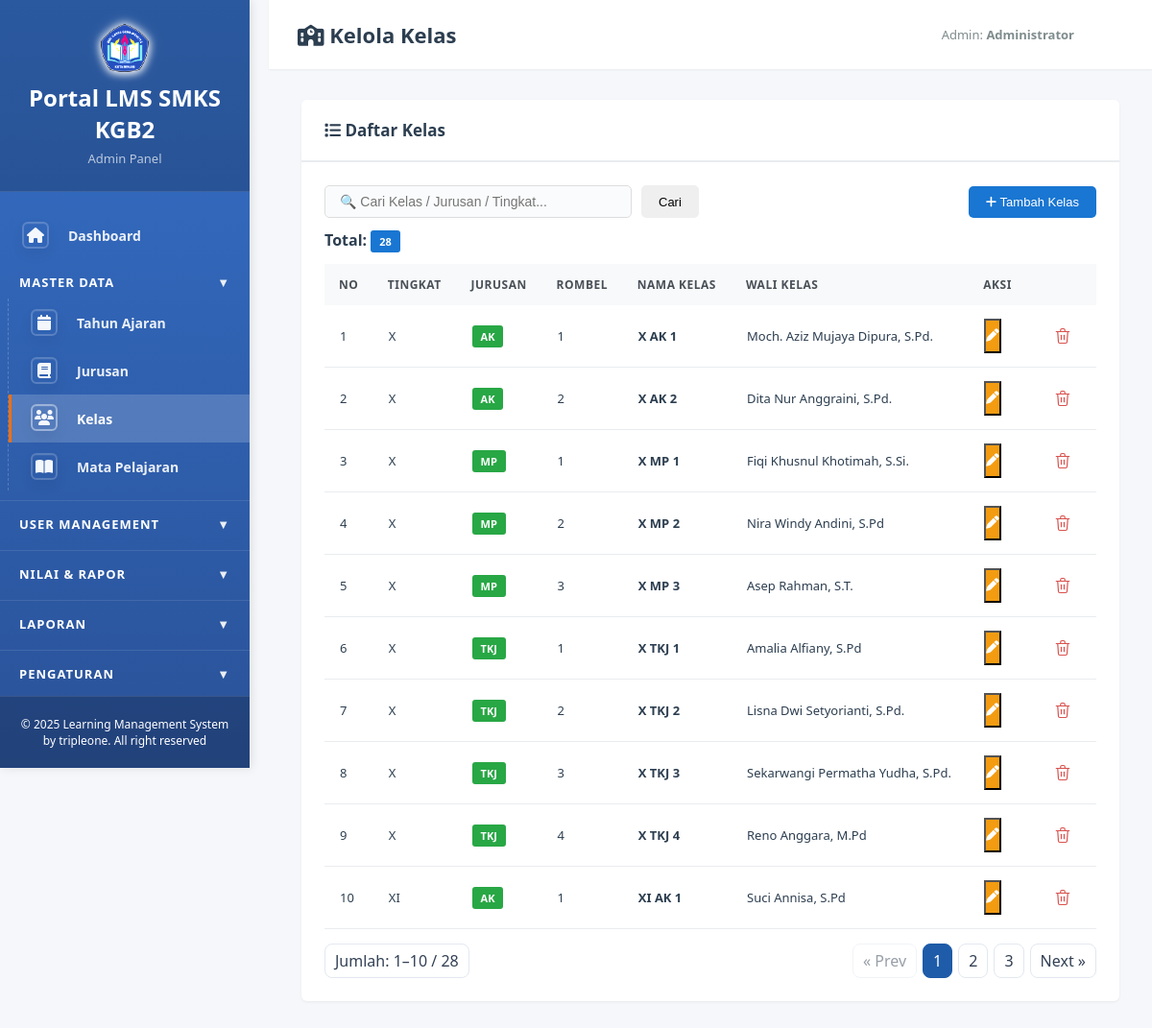
/admin/kelola_kelas.php (signed in), run on the app's committed database.
### tables this page shows
CREATE TABLE `kelas` (
  `id` int(11) NOT NULL,
  `tingkat` enum('X','XI','XII') NOT NULL,
  `jurusan_id` int(11) NOT NULL,
  `rombel` int(2) NOT NULL,
  `nama_kelas` varchar(50) NOT NULL,
  `wali_kelas_id` int(11) DEFAULT NULL,
  `created_at` timestamp NOT NULL DEFAULT current_timestamp(),
  `updated_at` timestamp NOT NULL DEFAULT current_timestamp() ON UPDATE current_timestamp()
);

CREATE TABLE `jurusan` (
  `id` int(11) NOT NULL,
  `kode_jurusan` varchar(10) NOT NULL,
  `nama_jurusan` varchar(100) NOT NULL,
  `singkatan` varchar(10) NOT NULL,
  `deskripsi` text DEFAULT NULL,
  `created_at` timestamp NOT NULL DEFAULT current_timestamp(),
  `updated_at` timestamp NOT NULL DEFAULT current_timestamp() ON UPDATE current_timestamp()
);

CREATE TABLE `users` (
  `id` int(11) NOT NULL,
  `username` varchar(50) NOT NULL,
  `password` varchar(255) NOT NULL,
  `nama_lengkap` varchar(100) NOT NULL,
  `email` varchar(100) DEFAULT NULL,
  `no_whatsapp` varchar(20) DEFAULT NULL,
  `role` enum('admin','guru','siswa') NOT NULL,
  `kode_guru` varchar(20) DEFAULT NULL,
  `nuptk` varchar(20) DEFAULT NULL,
  `nisn` varchar(20) DEFAULT NULL,
  `kelas_id` int(11) DEFAULT NULL,
  `foto` varchar(255) DEFAULT NULL,
  `is_active` tinyint(1) NOT NULL DEFAULT 1,
  `created_at` timestamp NOT NULL DEFAULT current_timestamp(),
  `updated_at` timestamp NOT NULL DEFAULT current_timestamp() ON UPDATE current_timestamp()
);

### admin/kelola_kelas.php (the view, shortened to what this page needs)
<?php
require_once __DIR__ . '/../config/database.php';
$limit=10; $page = isset($_GET['page'])? max(1,(int)$_GET['page']) : 1; $offset = ($page-1)*$limit;
$search = isset($_GET['search'])? mysqli_real_escape_string($conn, trim($_GET['search'])) : '';
$where = "";
$q = "SELECT k.*, j.singkatan, u.nama_lengkap AS wali_nama FROM kelas k
      LEFT JOIN jurusan j ON k.jurusan_id=j.id
      LEFT JOIN users u ON k.wali_kelas_id=u.id
      $where
      ORDER BY k.tingkat, j.singkatan, k.rombel
      LIMIT $limit OFFSET $offset";
$r = mysqli_query($conn,$q);
$qt = mysqli_query($conn, "SELECT COUNT(*) total FROM kelas k LEFT JOIN jurusan j ON k.jurusan_id=j.id $where");
$total = $qt? (int)mysqli_fetch_assoc($qt)['total'] : 0; $pages = max(1,(int)ceil($total/$limit));
?>
<!DOCTYPE html>
<html lang="id">
<head>
<link rel="stylesheet" href="../assets/css/style.css">
<link rel="stylesheet" href="../assets/css/_overrides.css">
</head>
<body>
<?php include 'sidebar.php'; ?>
<div class="main-content">
    <div class="top-bar">
      <h1><i class="fas fa-school" aria-hidden="true"></i> Kelola Kelas</h1>
        <div class="user-info">
            <span>Admin: <strong><?php echo htmlspecialchars(($_SESSION['nama_lengkap']) ?? ''); ?></strong></span>
            <a href="../logout.php" class="btn-logout">Logout</a>
        </div>
    </div>
    <div class="content-area">
        <div class="card">
            <div class="card-header"><h3><i class="fas fa-list" aria-hidden="true"></i> Daftar Kelas</h3></div>
            <div class="card-body">
                <div class="card-toolbar" style="display:flex; align-items:center; justify-content:space-between; gap:10px; flex-wrap:wrap; margin-bottom:12px;">
                    <form method="GET" action="" style="display:flex; gap:10px;">
                        <input type="text" name="search" placeholder="🔍 Cari Kelas / Jurusan / Tingkat..." value="<?php echo htmlspecialchars(($search) ?? ''); ?>" style="padding:8px 15px; border:1px solid #ddd; border-radius:5px; width:320px;">
                        <button type="submit" class="btn btn-secondary">Cari</button>
                    </form>
                    <button class="btn btn-primary" onclick="openModal('modalTambah')"><i class="fas fa-plus" aria-hidden="true"></i> Tambah Kelas</button>
                </div>
                <div style="margin-bottom:12px;"><strong>Total:</strong> <span class="badge badge-primary"><?php echo number_format($total); ?></span></div>
                <div class="table-container">
                    <table>
                        <thead>
                            <tr>
                                <th>No</th>
                                <th>Tingkat</th>
                                <th>Jurusan</th>
                                <th>Rombel</th>
                                <th>Nama Kelas</th>
                                <th>Wali Kelas</th>
                                <th>Aksi</th>
                            </tr>
                        </thead>
                        <tbody>
                            <?php if($r && mysqli_num_rows($r)>0): $no=$offset+1; while($row=mysqli_fetch_assoc($r)): ?>
                            <tr>
                                <td><?php echo $no++; ?></td>
                                <td><?php echo htmlspecialchars(($row['tingkat']) ?? ''); ?></td>
                                <td><span class="badge badge-success"><?php echo htmlspecialchars(($row['singkatan']) ?? ''); ?></span></td>
                                <td><?php echo htmlspecialchars(($row['rombel']) ?? ''); ?></td>
                                <td><strong><?php echo htmlspecialchars(($row['nama_kelas']) ?? ''); ?></strong></td>
                                <td><?php echo $row['wali_nama']? htmlspecialchars(($row['wali_nama']) ?? '') : '<em style="color:#999;">-</em>'; ?></td>
                                <td>
                                    <div class="action-buttons">
                                        <button class="btn-action btn-warning" title="Edit" onclick='openEdit(<?php echo json_encode($row, JSON_HEX_TAG|JSON_HEX_APOS|JSON_HEX_QUOT|JSON_HEX_AMP); ?>)'><i class="fas fa-pen" aria-hidden="true"></i></button>
                                        <a href="?hapus=<?php echo $row['id']; ?>" class="btn-action btn-danger" onclick="return confirm('Hapus kelas ini?')" title="Hapus"><i class="fas fa-trash-alt" aria-hidden="true"></i></a>
                                        <a href="delete_force.php?entity=kelas&id=<?php echo $row['id']; ?>&redirect=<?php echo urlencode('kelola_kelas.php'); ?>" class="btn-action btn-danger" onclick="return confirm('Hapus Paksa: Kelas dan seluruh data terkait akan dihapus. Lanjutkan?')" title="Hapus Paksa"><i class="fas fa-exclamation-triangle" aria-hidden="true"></i></a>
                                    </div>
                                </td>
                            </tr>
                            <?php endwhile; else: ?>
                            <tr><td colspan="7" style="text-align:center; padding:30px; color:#999;">Tidak ada data</td></tr>
                            <?php endif; ?>
                        </tbody>
                    </table>
                </div>
                <?php
                $start = $total > 0 ? ($offset + 1) : 0;
                $end = min($offset + $limit, $total);
                ?>
                <div class="pagination-bar">
                    <div class="pagination-info">Jumlah: <?php echo $start; ?>–<?php echo $end; ?> / <?php echo number_format($total); ?></div>
                    <?php if($pages>1): ?>
                    <div class="pagination-box">
                        <?php if($page>1): ?>
                            <a class="page-link" href="?page=<?php echo $page-1; ?><?php echo $search!==''? '&search='.urlencode($search):''; ?>">« Prev</a>
                        <?php else: ?>
                            <span class="page-link disabled">« Prev</span>
                        <?php endif; ?>
                        <?php for($i=1;$i<=$pages;$i++): ?>
                            <a class="page-link <?php echo $i==$page? 'active':''; ?>" href="?page=<?php echo $i; ?><?php echo $search!==''? '&search='.urlencode($search):''; ?>"><?php echo $i; ?></a>
                        <?php endfor; ?>
                        <?php if($page<$pages): ?>
                            <a class="page-link" href="?page=<?php echo $page+1; ?><?php echo $search!==''? '&search='.urlencode($search):''; ?>">Next »</a>
                        <?php else: ?>
                            <span class="page-link disabled">Next »</span>
                        <?php endif; ?>
                    </div>
                    <?php endif; ?>
                </div>
            </div>
        </div>
    </div>
</div>
</body>
</html>

### assets/css/style.css (style rules this page uses)
* { margin: 0; padding: 0; box-sizing: border-box; }
html, body { height: 100%; }
body { font-family: 'Segoe UI', Tahoma, Geneva, Verdana, sans-serif; background: #f5f7fa; color: #2c3e50; }
html, body { -webkit-text-size-adjust: 100%; -ms-text-size-adjust: 100%; }
.main-content { margin-left: 280px; min-height: 100vh; }
.top-bar { background: #fff; padding: 18px 30px; box-shadow: 0 1px 2px rgba(0,0,0,0.05); display: flex; justify-content: space-between; align-items: center; position: sticky; top: 0; z-index: 100; }
.top-bar h1 { font-size: 22px; color: #2c3e50; font-weight: 600; margin: 0; }
.user-info { display: flex; align-items: center; gap: 15px; }
.user-info span { color: #7f8c8d; font-size: 13px; }
.btn-logout { background: #e74c3c; color: #fff; padding: 7px 16px; border-radius: 5px; text-decoration: none; font-size: 13px; transition: all 0.2s ease; font-weight: 500; }
.content-area { padding: 25px 30px; }
.card { background: #fff; border-radius: 6px; box-shadow: 0 1px 3px rgba(0,0,0,0.06); margin-bottom: 20px; overflow: hidden; }
.card-header { background: #fff; color: #2c3e50; padding: 18px 22px; border-bottom: 2px solid #e9ecef; }
.card-header h3 { margin: 0; font-size: 17px; font-weight: 600; }
.card-body { padding: 22px; }
.btn { padding: 9px 18px; border: none; border-radius: 5px; cursor: pointer; text-decoration: none; display: inline-block; font-size: 13px; transition: all 0.2s ease; font-weight: 500; }
.btn-primary { background: #1976d2; color: #fff; }
.btn-danger { background: #e74c3c; color: #fff; }
.btn-warning { background: #f39c12; color: #fff; }
.table-container { overflow-x: auto; }
.table-container { -webkit-overflow-scrolling: touch; }
img, .card, .slide img { max-width: 100%; height: auto; }
table { width: 100%; border-collapse: collapse; }
table thead { background: #f8f9fa; color: #2c3e50; }
table th { padding: 13px 15px; text-align: left; font-weight: 600; font-size: 12px; text-transform: uppercase; letter-spacing: 0.5px; color: #495057; }
table tbody tr { border-bottom: 1px solid #e9ecef; transition: background 0.15s ease; }
table td { padding: 13px 15px; font-size: 13px; }
.icon-btn, .action-btn, .table .actions .btn, .table td:last-child .btn { display: inline-block !important; width: 36px !important; height: 36px !important; padding: 0 !important; margin: 0 !important; border-radius: 8px !important; text-indent: -9999px !important; overflow: hidden !important; position: relative !important; background: transparent !important; border: none !important; }
.icon-btn::before, .action-btn::before, .table .actions .btn::before { content: ''; position: absolute; inset: 0; display: grid; place-items: center; background-repeat: no-repeat; background-position: center; background-size: 18px 18px; }
.icon-btn::before, .action-btn::before { filter: none; }
.badge { padding: 4px 9px; border-radius: 3px; font-size: 11px; font-weight: 600; display: inline-block; }
.badge-success { background: #28a745; color: #fff; }
.badge-primary { background: #1976d2; color: #fff; }
.action-buttons { display: flex; gap: 5px; }
.header, .page-header, .header-bar, .card-header { display: flex; align-items: center; justify-content: space-between; gap: 12px; }

### assets/css/_overrides.css (style rules this page uses)
.content-area { padding: 32px 34px; }
.card-header { padding: 20px 24px; }
.card-body { padding: 24px; }
.table-container table td { padding: 14px 16px; }
.card-toolbar { margin-bottom: 14px; }
.card-toolbar input, .card-toolbar select, .card-header input, .card-header select { border: 1px solid #dde1e6; background: #fafbfc; border-radius: 10px; padding: 10px 12px; font-size: 14px; color: #2c3e50; transition: all .15s ease; }

### admin/kelola_kelas.php (style rules this page uses)
.pagination-bar { display:flex;align-items:center;justify-content:space-between;gap:8px;flex-wrap:wrap;margin-top:15px }
.pagination-info { padding:6px 10px;border:1px solid #e2e8f0;border-radius:8px;color:#334155;background:#fff }
.pagination-box { display:flex;gap:6px;flex-wrap:wrap }
.page-link { display:inline-block;padding:6px 10px;border:1px solid #e2e8f0;border-radius:8px;color:#334155;background:#fff;text-decoration:none }
.page-link.active { background:#1e5ba8;color:#fff;border-color:#1e5ba8 }
.page-link.disabled { opacity:.5;pointer-events:none }

### data on the page
kelas: tingkat "X", jurusan.singkatan "AK", rombel "1", nama_kelas "X AK 1", wali_kelas.nama_lengkap "Moch. Aziz Mujaya Dipura, S.Pd."
kelas: tingkat "X", jurusan.singkatan "AK", rombel "2", nama_kelas "X AK 2", wali_kelas.nama_lengkap "Dita Nur Anggraini, S.Pd."
kelas: tingkat "X", jurusan.singkatan "MP", rombel "1", nama_kelas "X MP 1", wali_kelas.nama_lengkap "Fiqi Khusnul Khotimah, S.Si."
kelas: tingkat "X", jurusan.singkatan "MP", rombel "2", nama_kelas "X MP 2", wali_kelas.nama_lengkap "Nira Windy Andini, S.Pd"
kelas: tingkat "X", jurusan.singkatan "MP", rombel "3", nama_kelas "X MP 3", wali_kelas.nama_lengkap "Asep Rahman, S.T."
kelas: tingkat "X", jurusan.singkatan "TKJ", rombel "1", nama_kelas "X TKJ 1", wali_kelas.nama_lengkap "Amalia Alfiany, S.Pd"
kelas: tingkat "X", jurusan.singkatan "TKJ", rombel "2", nama_kelas "X TKJ 2", wali_kelas.nama_lengkap "Lisna Dwi Setyorianti, S.Pd."
kelas: tingkat "X", jurusan.singkatan "TKJ", rombel "3", nama_kelas "X TKJ 3", wali_kelas.nama_lengkap "Sekarwangi Permatha Yudha, S.Pd."
kelas: tingkat "X", jurusan.singkatan "TKJ", rombel "4", nama_kelas "X TKJ 4", wali_kelas.nama_lengkap "Reno Anggara, M.Pd"
kelas: tingkat "XI", jurusan.singkatan "AK", rombel "1", nama_kelas "XI AK 1", wali_kelas.nama_lengkap "Suci Annisa, S.Pd"

### other printed values
$_SESSION['nama_lengkap'] "Administrator"
$total "28"
$start "1"
$end "10"
